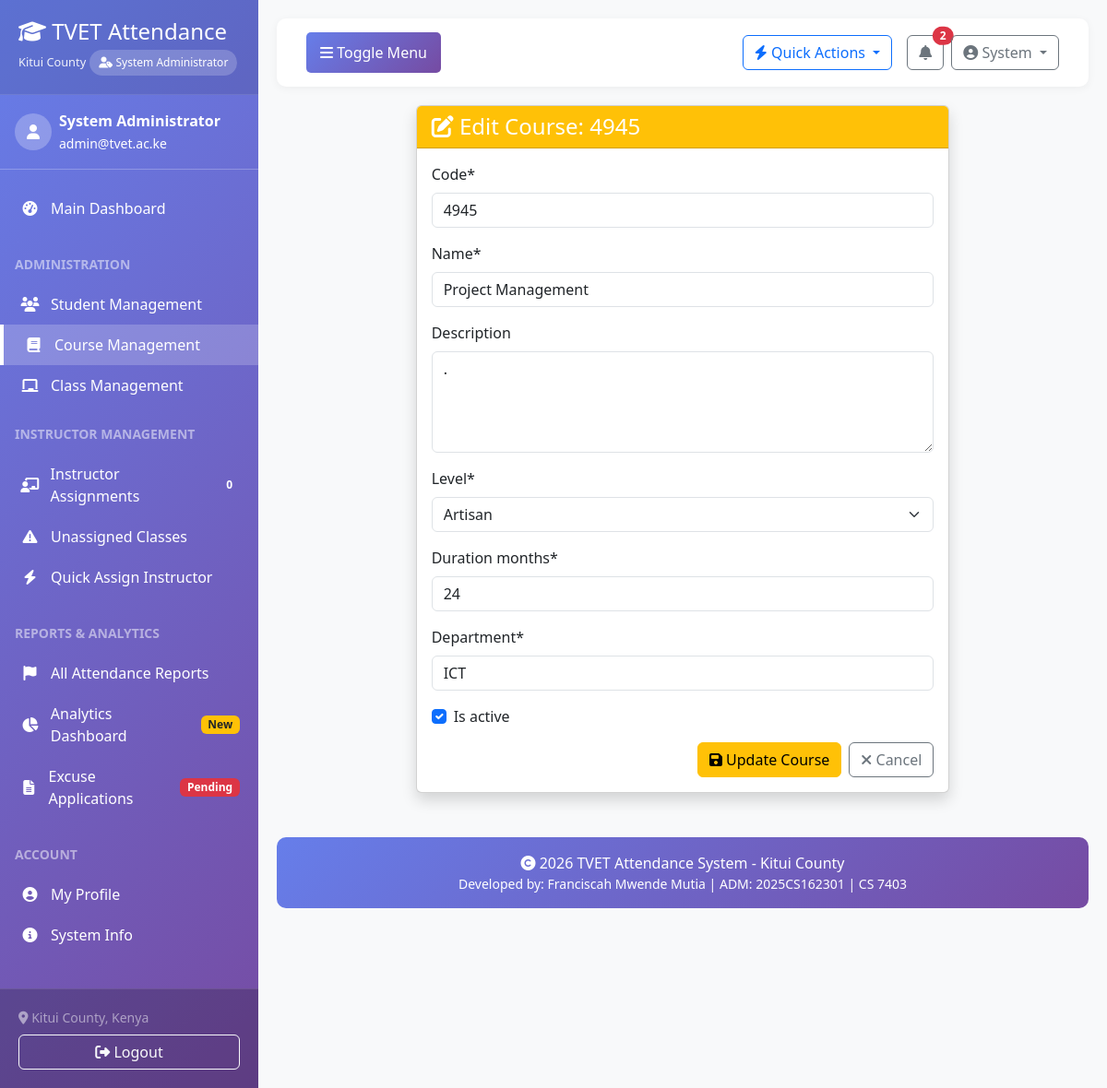
/courses/3/update/ (signed in), run on the app's committed database.
### accounts/models.py (models this page shows, shortened)
class User(AbstractUser):
    USER_TYPE_CHOICES = (
        ('admin', 'System Administrator'),
        ('instructor', 'Instructor/Lecturer'),
        ('student', 'Student'),
        ('registrar', 'Registrar'),
        ('hod', 'Head of Department'),
    )
    ACCOUNT_STATUS_CHOICES = (
        ('pending', 'Pending Approval'),
        ('approved', 'Approved'),
        ('rejected', 'Rejected'),
        ('suspended', 'Suspended'),
    )
    user_type = models.CharField(max_length=20, choices=USER_TYPE_CHOICES, default='student')
    phone_number = models.CharField(max_length=15, blank=True, null=True)
    profile_picture = models.ImageField(upload_to='profile_pics/', blank=True, null=True)
    department = models.CharField(max_length=100, blank=True, null=True)
    account_status = models.CharField(max_length=20, choices=ACCOUNT_STATUS_CHOICES, default='pending')
    approved_by = models.ForeignKey('self', on_delete=models.SET_NULL, null=True, blank=True, related_name='approved_users')
    approved_at = models.DateTimeField(null=True, blank=True)
    rejection_reason = models.TextField(blank=True, null=True)
    created_at = models.DateTimeField(auto_now_add=True)
    updated_at = models.DateTimeField(auto_now=True)
    def approve(self, admin_user):
        """Approve this user account"""
        self.account_status = 'approved'
        self.approved_by = admin_user
        self.approved_at = timezone.now()
        self.is_active = True
        self.save()
    class Meta:
        verbose_name = 'User'
        verbose_name_plural = 'Users'
        permissions = [
            ('approve_users', 'Can approve user accounts'),
            ('manage_users', 'Can manage all users'),
        ]

### courses/models.py (models this page shows, shortened)
class Course(models.Model):
    LEVEL_CHOICES = (
        ('certificate', 'Certificate'),
        ('diploma', 'Diploma'),
        ('artisan', 'Artisan'),
        ('craft', 'Craft'),
    )
    code = models.CharField(max_length=20, unique=True)
    name = models.CharField(max_length=200)
    description = models.TextField(blank=True)
    level = models.CharField(max_length=20, choices=LEVEL_CHOICES, default='certificate')
    duration_months = models.IntegerField(default=12)
    department = models.CharField(max_length=100)
    is_active = models.BooleanField(default=True)
    created_at = models.DateTimeField(auto_now_add=True)
    updated_at = models.DateTimeField(auto_now=True)
    class Meta:
        ordering = ['code']

### courses/views.py (the view)
# urls.py: path('<int:pk>/update/', views.course_update, name='update'),
@login_required
@permission_required('courses.change_course', raise_exception=True)
def course_update(request, pk):
    course = get_object_or_404(Course, pk=pk)
    if request.method == 'POST':
        form = CourseForm(request.POST, instance=course)
        if form.is_valid():
            form.save()
            messages.success(request, f'Course {course.code} updated successfully!')
            return redirect('courses:detail', pk=course.pk)
    else:
        form = CourseForm(instance=course)
    context = {'form': form, 'course': course}
    return render(request, 'courses/course_form.html', context)

### templates/courses/course_form.html (shortened to what this page needs)
{% extends 'base.html' %}
{% load crispy_forms_tags %}
{% block content %}
<div class="row justify-content-center">
    <div class="col-md-8">
        <div class="card shadow">
            <div class="card-header bg-{% if course %}warning{% else %}primary{% endif %} text-white">
                <h4 class="mb-0">
                    <i class="fas fa-{% if course %}edit{% else %}plus-circle{% endif %}"></i>
                    {% if course %}Edit Course: {{ course.code }}{% else %}Create New Course{% endif %}
                </h4>
            </div>
            <div class="card-body">
                <form method="post">
                    {{ form|crispy }}
                    <div class="d-grid gap-2 d-md-flex justify-content-md-end mt-3">
                        <button type="submit" class="btn btn-{% if course %}warning{% else %}primary{% endif %}">
                            <i class="fas fa-save"></i>
                            {% if course %}Update Course{% else %}Create Course{% endif %}
                        </button>
                        <a href="{% if course %}{% url 'courses:detail' course.pk %}{% else %}{% url 'courses:list' %}{% endif %}"
                           class="btn btn-outline-secondary">
                            <i class="fas fa-times"></i> Cancel
                        </a>
                    </div>
                </form>
            </div>
        </div>
    </div>
</div>
{% endblock %}

### templates/base.html (shortened to what this page needs)
<!DOCTYPE html>
<html lang="en">
<head>
    <link href="https://cdn.jsdelivr.net/npm/bootstrap@5.3.0-alpha1/dist/css/bootstrap.min.css" rel="stylesheet">
    <link rel="stylesheet" href="https://cdnjs.cloudflare.com/ajax/libs/font-awesome/6.4.0/css/all.min.css">
    <link href="https://cdn.jsdelivr.net/npm/select2@4.1.0-rc.0/dist/css/select2.min.css" rel="stylesheet" />
    <link href="https://cdn.jsdelivr.net/npm/select2-bootstrap-5-theme@1.3.0/dist/select2-bootstrap-5-theme.min.css" rel="stylesheet" />
</head>
<body>
    <div id="wrapper">
        <nav id="sidebar">
            <div class="sidebar-header">
                <h3><i class="fas fa-graduation-cap"></i> TVET Attendance</h3>
                <small>Kitui County</small>
                {% if user.is_authenticated %}
                    <div class="role-badge">
                        <i class="fas fa-user-tag"></i>
                        {{ user.get_user_type_display|default:user.user_type|title }}
                    </div>
                {% endif %}
            </div>
            {% if user.is_authenticated %}
            <div class="px-3 py-3 border-bottom border-white border-opacity-25">
                <div class="d-flex align-items-center">
                    {% if user.profile_picture %}
                        <img src="{{ user.profile_picture.url }}" alt="Profile" class="rounded-circle me-2" width="40" height="40">
                    {% else %}
                        <div class="rounded-circle bg-white bg-opacity-25 d-flex align-items-center justify-content-center me-2" style="width: 40px; height: 40px;">
                            <i class="fas fa-user text-white"></i>
                        </div>
                    {% endif %}
                    <div>
                        <div class="fw-bold">{{ user.get_full_name|default:user.username }}</div>
                        <small>{{ user.email }}</small>
                    </div>
                </div>
            </div>
            <ul class="components list-unstyled">
                <li class="{% if request.resolver_match.url_name == 'dashboard' %}active{% endif %}">
                    <a href="{% url 'dashboard' %}">
                        <i class="fas fa-tachometer-alt"></i>
                        <span>Main Dashboard</span>
                    </a>
                </li>
                {% if user.user_type == 'admin' or user.user_type == 'registrar' or user.user_type == 'hod' or user.is_superuser %}
                <li class="mt-3 px-3">
                    <small class="text-uppercase text-white-50 fw-bold">Administration</small>
                </li>
                <li class="{% if 'students' in request.path %}active{% endif %}">
                    <a href="{% url 'students:list' %}">
                        <i class="fas fa-users"></i>
                        <span>Student Management</span>
                    </a>
                </li>
                <li class="{% if 'courses' in request.path and not 'classes' in request.path and not 'instructor-assignments' in request.path %}active{% endif %}">
                    <a href="{% url 'courses:list' %}">
                        <i class="fas fa-book"></i>
                        <span>Course Management</span>
                    </a>
                </li>
                <li class="{% if 'classes' in request.path and not 'instructor-assignments' in request.path %}active{% endif %}">
                    <a href="{% url 'courses:class_list' %}">
                        <i class="fas fa-chalkboard"></i>
                        <span>Class Management</span>
                    </a>
                </li>
                <li class="mt-2 px-3">
                    <small class="text-uppercase text-white-50 fw-bold">Instructor Management</small>
                </li>
                <li class="{% if 'instructor-assignments' in request.path %}active{% endif %}">
                    <a href="{% url 'courses:manage_instructor_assignments' %}">
                        <i class="fas fa-chalkboard-teacher"></i>
                        <span>Instructor Assignments</span>
                        <span class="badge bg-info" id="unassigned-count-badge">0</span>
                    </a>
                </li>
                <li>
                    <a href="{% url 'courses:class_list' %}?instructor__isnull=true">
                        <i class="fas fa-exclamation-triangle"></i>
                        <span>Unassigned Classes</span>
                    </a>
                </li>
                <li>
                    <a href="#" data-bs-toggle="modal" data-bs-target="#quickAssignModal">
                        <i class="fas fa-bolt"></i>
                        <span>Quick Assign Instructor</span>
                    </a>
                </li>
                <li class="mt-3 px-3">
                    <small class="text-uppercase text-white-50 fw-bold">Reports & Analytics</small>
                </li>
                <li>
                    <a href="{% url 'attendance:report' %}">
                        <i class="fas fa-flag"></i>
                        <span>All Attendance Reports</span>
                    </a>
                </li>
                <li>
                    <a href="{% url 'reports:dashboard' %}">
                        <i class="fas fa-chart-pie"></i>
                        <span>Analytics Dashboard</span>
                        <span class="badge bg-warning text-dark">New</span>
                    </a>
                </li>
                <li>
                    <a href="{% url 'attendance:excuse_list' %}">
                        <i class="fas fa-file-alt"></i>
                        <span>Excuse Applications</span>
                        <span class="badge bg-danger">Pending</span>
                    </a>
                </li>
                {% endif %}
                <li class="mt-3 px-3">
                    <small class="text-uppercase text-white-50 fw-bold">Account</small>
                </li>
                <li class="{% if 'profile' in request.path %}active{% endif %}">
                    <a href="{% url 'profile' %}">
                        <i class="fas fa-user-circle"></i>
                        <span>My Profile</span>
                    </a>
                </li>
                <li>
                    <a href="{% url 'dashboard' %}#system-info">
                        <i class="fas fa-info-circle"></i>
                        <span>System Info</span>
                    </a>
                </li>
            </ul>
            <div class="sidebar-footer">
                <div class="text-white-50 small mb-2">
                    <i class="fas fa-map-marker-alt"></i> Kitui County, Kenya
                </div>
                <form method="post" action="{% url 'logout' %}" class="d-inline">
                    <button type="submit" class="btn btn-outline-light w-100">
                        <i class="fas fa-sign-out-alt"></i> Logout
                    </button>
                </form>
            </div>
            {% endif %}
        </nav>
        <div id="content">
            <nav class="navbar navbar-expand-lg navbar-custom">
                <div class="container-fluid">
                    <button type="button" id="sidebarCollapse" class="btn">
                        <i class="fas fa-bars"></i>
                        <span>Toggle Menu</span>
                    </button>
                    <div class="ms-auto d-flex align-items-center">
                        {% if user.is_authenticated %}
                            <div class="dropdown me-3">
                                <button class="btn btn-outline-primary dropdown-toggle" type="button" data-bs-toggle="dropdown">
                                    <i class="fas fa-bolt"></i> Quick Actions
                                </button>
                            </div>
                            <div class="dropdown me-2">
                                <button class="btn btn-outline-secondary position-relative" type="button" data-bs-toggle="dropdown">
                                    <i class="fas fa-bell"></i>
                                    <span class="position-absolute top-0 start-100 translate-middle badge rounded-pill bg-danger" id="notification-count">
                                    </span>
                                </button>
                            </div>
                            <div class="dropdown">
                                <button class="btn btn-outline-secondary dropdown-toggle" type="button" data-bs-toggle="dropdown">
                                    <i class="fas fa-user-circle"></i> {{ user.get_short_name }}
                                </button>
                            </div>
                        {% endif %}
                    </div>
                </div>
            </nav>
            {% block content %}{% endblock %}
            <footer class="footer mt-5">
                <div class="container text-center">
                    <p class="mb-0">
                        <i class="fas fa-copyright"></i> {% now "Y" %} TVET Attendance System - Kitui County
                    </p>
                    <p class="mb-0 small">
                        Developed by: Franciscah Mwende Mutia | ADM: 2025CS162301 | CS 7403
                    </p>
                </div>
            </footer>
        </div>
    </div>
</body>
</html>

### data on the page
User: user_type "System Administrator", get_full_name "System Administrator", email "admin@tvet.ac.ke", get_short_name "System"
Course: code "4945", name "Project Management", description ".", level "Artisan", duration_months "24", department "ICT", is_active "☑"
